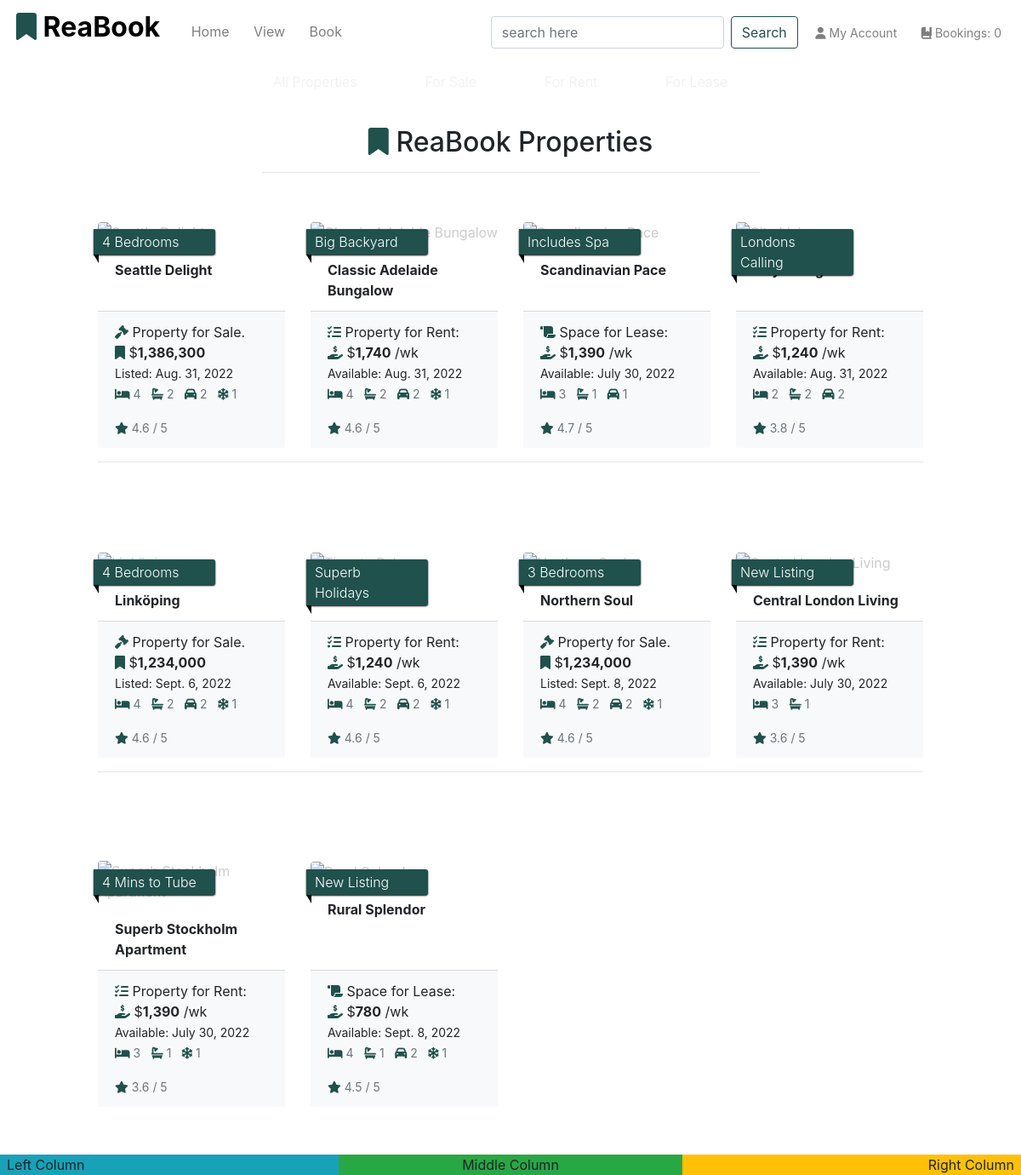
Page /properties/ on the committed database.
### app_properties/models.py (models this page shows, shortened)
class Property(models.Model):
    category = models.ForeignKey(
        'Category', null=True, blank=True, on_delete=models.SET_NULL
        )
    sector = models.ForeignKey(
        'Sector', null=True, blank=True, on_delete=models.SET_NULL
        )
    title_no = models.CharField(max_length=254, default='LT0000', unique=True)
    name = models.CharField(max_length=30)
    ribbon_feature = models.CharField(max_length=20, default="New Listing")
    description = models.TextField()
    sale_price = models.IntegerField(null=False, blank=False, default=1000000)
    rent_pw = models.IntegerField(null=False, blank=False, default=100000)
    rating = models.DecimalField(
        max_digits=3, decimal_places=1, null=True, blank=True
        )
    main_image_url = models.URLField(max_length=1024, null=True, blank=True)
    main_image = models.ImageField(null=True, blank=True)
    bath_image = models.ImageField(null=True, blank=True)
    kitchen_image = models.ImageField(null=True, blank=True)
    bedroom_image = models.ImageField(null=True, blank=True)
    living_image = models.ImageField(null=True, blank=True)
    main_image = models.ImageField(null=True, blank=True)
    bedrooms = models.IntegerField(null=False, blank=False)
    bathrooms = models.IntegerField(null=False, blank=False)
    carports = models.IntegerField(null=False, blank=False)
    land_area = models.IntegerField(null=True, blank=True)
    building_area = models.IntegerField(null=True, blank=True)
    air_conditioning = models.IntegerField(null=False, blank=False)
    unit_no = models.IntegerField(null=True, blank=True)
    house_no = models.IntegerField(null=True, blank=False, default="No.")
    level = models.IntegerField(null=True, blank=True)
    street = models.CharField(max_length=40, null=True, blank=False, default='Street')
    suburb = models.CharField(max_length=40)
    city = models.CharField(max_length=40)
    state = models.CharField(max_length=40, null=True, blank=True)
    country = models.CharField(max_length=40, null=True, blank=True)
    postcode = models.CharField(max_length=10)
    build_date = models.DateField(null=True, blank=True)
    list_date = models.DateField(auto_now_add=True)
    list_duration = models.IntegerField(null=False, blank=False, default=30)
    date_available = models.DateField(null=True, blank=True)
    owner_fname = models.CharField(max_length=254, null=True, blank=False)
    owner_lname = models.CharField(max_length=254, null=True, blank=False)
    viewings = models.BooleanField(default=True)
    realtor = models.CharField(max_length=256, null=True, blank=True, default='ReaBook.net')
    class Meta:
        verbose_name_plural = 'Properties'
        get_latest_by = 'list_date'

### app_properties/views.py (the view, shortened to what this page needs)
# urls.py: path('', views.all_properties, name='properties'),
def all_properties(request):
    properties = Property.objects.all()
    query = None
    categories = None
    sectors = None
    sort = None
    direction = None
    current_sorting = f'{sort}_{direction}'
    context = {
        'properties': properties,
        'search_term': query,
        'current_categories': categories,
        'current_sectors': sectors,
        'current_sorting': current_sorting,
    }
    return render(request, 'properties/properties.html', context)

### app_properties/templates/properties/properties.html (shortened to what this page needs)
{% extends 'base.html' %}
{% load static %}
{% load humanize %}
{% block page_header %}
<div class="container header-container-subpages">
</div>
{% endblock %}
{% block content %}
<div class="container-fluid">
    <div class="row">
        <div class="col text-center mt-4">
            <h2 class="logo-font"><i class="fas fa-bookmark reabook-logo"></i> ReaBook Properties</h2>
            <hr class="w-50 mb-2">
        </div>
    </div>
    <div class="row">
        <div class="product-container col-10 offset-1">
            <div class="row">
                {% for prop in properties %}
                <div class="col-sm-6 col-md-6 col-lg-4 col-xl-3">
                    <div class="card property-card h-100 border-0">
                        <p class="ribbon font-weight-light">{{ prop.ribbon_feature }}</p>
                        {% if prop.main_image %}
                        <a href="{% url 'property_detail' prop.id %}">
                        </a>
                        {% else %}
                        <a href="{% url 'property_detail' prop.id %}">
                            <img class="card-img-top img-fluid rounded" src="https://res.cloudinary.com/yodakode/image/upload/v1661942864/ReaBook/noimage_448px_fwcaik.jpg" alt="{{ prop.name }}">
                        </a>
                        {% endif %}
                        <div class="card-body pb-2">
                            <p class="mb-0 font-weight-bold">{{ prop.name }}</p>
                        </div>
                        <div class="card-footer bg-light mt-1 bt-1 text-left">
                            <div class="row">
                                <div class="col">
                                    <p class="lead mb-0 text-left font-weight-bold">
                                        {% if prop.category.pk == 1 %}
                                            <p class="fw-lighter fs-5"><i class="fas fa-gavel reabook-logo"></i> Property for Sale.
                                                <br><i class="fas fa-bookmark reabook-logo"></i> $<strong>{{ prop.sale_price|intcomma }}</strong>
                                                <br><small>Listed: {{ prop.list_date }}</small>
                                                {% include 'includes/property-icons.html' %}
                                            </p>
                                        {% elif prop.category.pk == 2 %}
                                            <p class="fw-lighter fs-6"><i class="fas fa-tasks reabook-logo"></i> Property for Rent:
                                                <br><i class="fas fa-hand-holding-usd reabook-logo"></i> $<strong>{{ prop.rent_pw|intcomma }}</strong> /wk
                                                <br><small>Available: {{ prop.date_available }}</small>
                                                {% include 'includes/property-icons.html' %}
                                            </p>
                                        {% else %}
                                            <p class="fw-lighter fs-6 mb-0"><i class="fa-solid fa-scroll reabook-logo"></i> Space for Lease:
                                                <br><i class="fas fa-hand-holding-usd reabook-logo"></i> $<strong>{{ prop.rent_pw|intcomma }}</strong> /wk
                                                <br><small>Available: {{ prop.date_available }}</small>
                                                {% include 'includes/property-icons.html' %}
                                            </p>
                                        {% endif %}
                                    </p>
                                    {% if prop.rating %}
                                    <small class="text-muted"><i class="fas fa-star mr-1 reabook-logo"></i>{{ prop.rating }} / 5</small>
                                    {% else %}
                                    <small class="text-muted">Not Rating Yet</small>
                                    {% endif %}
                                </div>
                            </div>
                        </div>
                    </div>
                </div>
                {% if forloop.counter|divisibleby:4 %}
                    <div class="col-12 d-none d-xl-block mb-5">
                        <hr>
                    </div>
                {% endif %}
            {% endfor %}
            </div>
        </div>
    </div>
</div>
{% endblock %}

### templates/base.html (shortened to what this page needs)
{% load static %}
{% load humanize %}
<!DOCTYPE html>
<html lang="en">
<head>
    {% block core_css %}
    <link rel="stylesheet" href="https://cdn.jsdelivr.net/npm/bootstrap@4.6.2/dist/css/bootstrap.min.css">
    <link rel="stylesheet" href="{% static 'css/base.css' %}">
    {% endblock %}
</head>
<body>
    <header class="container-fluid fixed-top">
        <nav id="topnav" class="row bg-white pt-lg-2 d-none d-lg-flex">
            <div class="col-12 col-lg-5 my-auto py-1 py-lg-0 text-center text-lg-left w-100" id="home-nav">
                <ul class="mr-auto m-1 mt-2 mt-lg-0 list-inline">
                    <li class="list-inline-item">
                        <a class="navbar-brand" href="{% url 'home' %}">
                            <h2>
                                <i class="fas fa-bookmark reabook-logo"></i><strong class="text-black"> ReaBook</strong>
                            </h2>
                        </a>
                    </li>
                    <li class="list-inline-item active">
                        <a class="nav-link text-grey" href="{% url 'home' %}">Home <span class="sr-only">(current)</span></a>
                    </li>
                    <li class="list-inline-item">
                        <a class="nav-link" href="{% url 'properties' %}">View </a>
                    </li>
                    <li class="list-inline-item">
                        <a class="nav-link" href="{% url 'client_diary' %}">Book </a>
                    </li>
                </ul>
            </div>
            <div class="col-12 col-lg-7 my-auto py-1 py-lg-0 ">
                <ul class="list-inline list-unstyled text-center text-lg-right my-0">
                    <li class="list-inline-item">
                        <form method="GET" action="{% url 'properties' %}" class="form form-inline my-2 my-lg-0" id="header-search">
                            <input class="form-control mr-sm-2" type="text" name="q" placeholder="search here"
                                aria-label="Search">
                            <button class="btn btn-outline-reabook my-2 my-sm-0" type="submit">Search</button>
                        </form>
                    </li>
                    <li class="list-inline-item dropdown">
                        <a id="user-options" href="#" class="dropdown-header nav-link" data-toggle="dropdown" aria-haspopup="true" aria-expanded="false">
                            <span class="fas fa-user"></span> My Account
                        </a>
                    </li>
                    <li class="list-inline-item">
                        <a href="{% url 'choose_bookings' %}"
                            class="dropdown-header {% if grand_total %}text-info font-weight-bold{% else %}text-grey{% endif %} nav-link"
                            data-toggle="dropdown" aria-haspopup="true" aria-expanded="false"><span
                                class="fa-solid fa-book-bookmark"></span> Bookings: <span class="my-0">
                                {% if grand_total %}
                                    ${{ grand_total | floatformat:2 }}
                                {% else %}
                                    0
                                {% endif %}
                            </span>
                        </a>
                    </li>
                </ul>
            </div>
        </nav>
        <div class="row">
            <nav id="" class="navbar navbar-expand-lg w-100 font-weight-light subnav-light">
                {% include 'includes/sub-nav.html' %}
            </nav>
        </div>
    </header>
    {% block page_header %}
    {% endblock %}
    {% block content %}
    {% endblock %}
    <footer>
        <div class="row h-5 fixed-bottom px-2">
            <div class="col-4 bg-info text-lg-left">Left Column</div>
            <div class="col-4 bg-success text-lg-center">Middle Column</div>
            <div class="col-4 bg-warning text-lg-right">Right Column</div>
        </div>
    </footer>
</body>
</html>

### templates/includes/sub-nav.html (shortened to what this page needs)
<nav class="collapse navbar-collapse" id="sub-nav">
    <ul class="navbar-nav w-auto mx-auto">
        <li class="nav-item dropdown">
            <span href="{% url 'properties' %}" class="logo-font font-weight-light nav-link text-black px-3 mr-5 auto-dropdown" id="all-properties-link" data-toggle="dropdown" aria-haspopup="true" aria-expanded="false">
            </span>
        </li>
        <li class="nav-item dropdown">
            <span href="{% url 'properties' %}?category=for_sale" class="logo-font font-weight-light nav-link text-black px-3 mr-5 auto-dropdown" id="sale-link" data-toggle="dropdown" aria-haspopup="true" aria-expanded="false">
            </span>
        </li>
        <li class="nav-item dropdown">
            <span href="{% url 'properties' %}?category=for_rent" class="logo-font font-weight-light nav-link text-black px-3 mr-5 auto-dropdown" id="rent-link" data-toggle="dropdown" aria-haspopup="true" aria-expanded="false">
            </span>
        </li>
        <li class="nav-item dropdown">
            <span href="{% url 'properties' %}?category=for_lease" class="logo-font font-weight-light nav-link text-black px-3 mr-5 auto-dropdown" id="lease-link" data-toggle="dropdown" aria-haspopup="true" aria-expanded="false">
            </span>
        </li>
    </ul>
</nav>

### templates/includes/property-icons.html
<br>{% if prop.bedrooms %}
    <small class="text-muted mr-2"><i class="fa-solid fa-bed mr-1 reabook-logo"></i>{{ prop.bedrooms }}</small>
{% endif %}
{% if prop.bathrooms %}
    <small class="text-muted mr-2"><i class="fa-solid fa-bath mr-1 reabook-logo"></i>{{ prop.bathrooms }}</small>
{% endif %}
{% if prop.carports %}
    <small class="text-muted mr-2"><i class="fa-solid fa-car mr-1 reabook-logo"></i>{{ prop.carports }}</small>
{% endif %}
{% if prop.air_conditioning %}
    <small class="text-muted mr-2"><i class="fa-solid fa-snowflake mr-1 reabook-logo"></i>{{ prop.air_conditioning }}</small>
{% endif %}

### static/css/base.css (style rules this page uses)
html { height: 100%; }
footer { padding-top: 5rem; }
ul { list-style: none; }
.text-black { color: #000; }
.nav-link { padding: 0.5rem 0.5rem; }
#topnav a { color: #7F7F7F; }
.btn-outline-reabook { color: #20514C; border-color: #20514C; }
.reabook-logo { color: #20514C; }
.subnav-light { background-color: none; }
.subnav-light span { color: #cccccc; opacity: 0.3; font-weight: 200; }
.property-card { padding-top: 2.5rem; }
.property-card > p { position: absolute; width: 65%; padding: 3px 20px 3px 10px; margin: 10px 10px 10px -5px; color: #fff; background-color: #20514C; border-radius: 0px 3px 3px 0px; box-shadow: 0px 1px 2px #000; -webkit-box-shadow: 0px 1px 2px #000; -moz-box-shadow: 0px 1px 2px #000; z-index: 2; }
.property-card > p:before, .property-card > p:after { content: ' '; position: absolute; }
.property-card > p:after { left: 0px; top: 100%; border-width: 5px 3px; border-style: solid; border-color: #000 #000 transparent transparent; }
.property-card a { opacity: 1; }
a, a:hover { text-decoration: none; color: #cccccc; }
@media (min-width: 1200px) { .container { max-width: 80%; } }
@media (min-width: 992px) { .header-container-subpages { padding-top: 7.75rem; border-radius: .75rem; } }

### rows in the picture
Property: ribbon_feature "4 Bedrooms", name "Seattle Delight", sale_price "1,386,300", list_date "Aug. 31, 2022", bedrooms "4", bathrooms "2", carports "2", air_conditioning "1", rating "4.6"
Property: ribbon_feature "Big Backyard", name "Classic Adelaide Bungalow", rent_pw "1,740", date_available "Aug. 31, 2022", bedrooms "4", bathrooms "2", carports "2", air_conditioning "1", rating "4.6"
Property: ribbon_feature "Includes Spa", name "Scandinavian Pace", rent_pw "1,390", date_available "July 30, 2022", bedrooms "3", bathrooms "1", carports "1", rating "4.7"
Property: ribbon_feature "Londons Calling", rent_pw "1,240", date_available "Aug. 31, 2022", bedrooms "2", bathrooms "2", carports "2", rating "3.8"
Property: ribbon_feature "4 Bedrooms", name "Linköping", sale_price "1,234,000", list_date "Sept. 6, 2022", bedrooms "4", bathrooms "2", carports "2", air_conditioning "1", rating "4.6"
Property: ribbon_feature "Superb Holidays", rent_pw "1,240", date_available "Sept. 6, 2022", bedrooms "4", bathrooms "2", carports "2", air_conditioning "1", rating "4.6"
Property: ribbon_feature "3 Bedrooms", name "Northern Soul", sale_price "1,234,000", list_date "Sept. 8, 2022", bedrooms "4", bathrooms "2", carports "2", air_conditioning "1", rating "4.6"
Property: ribbon_feature "New Listing", name "Central London Living", rent_pw "1,390", date_available "July 30, 2022", bedrooms "3", bathrooms "1", rating "3.6"
Property: ribbon_feature "4 Mins to Tube", name "Superb Stockholm Apartment", rent_pw "1,390", date_available "July 30, 2022", bedrooms "3", bathrooms "1", air_conditioning "1", rating "3.6"
Property: ribbon_feature "New Listing", name "Rural Splendor", rent_pw "780", date_available "Sept. 8, 2022", bedrooms "4", bathrooms "1", carports "2", air_conditioning "1", rating "4.5"
